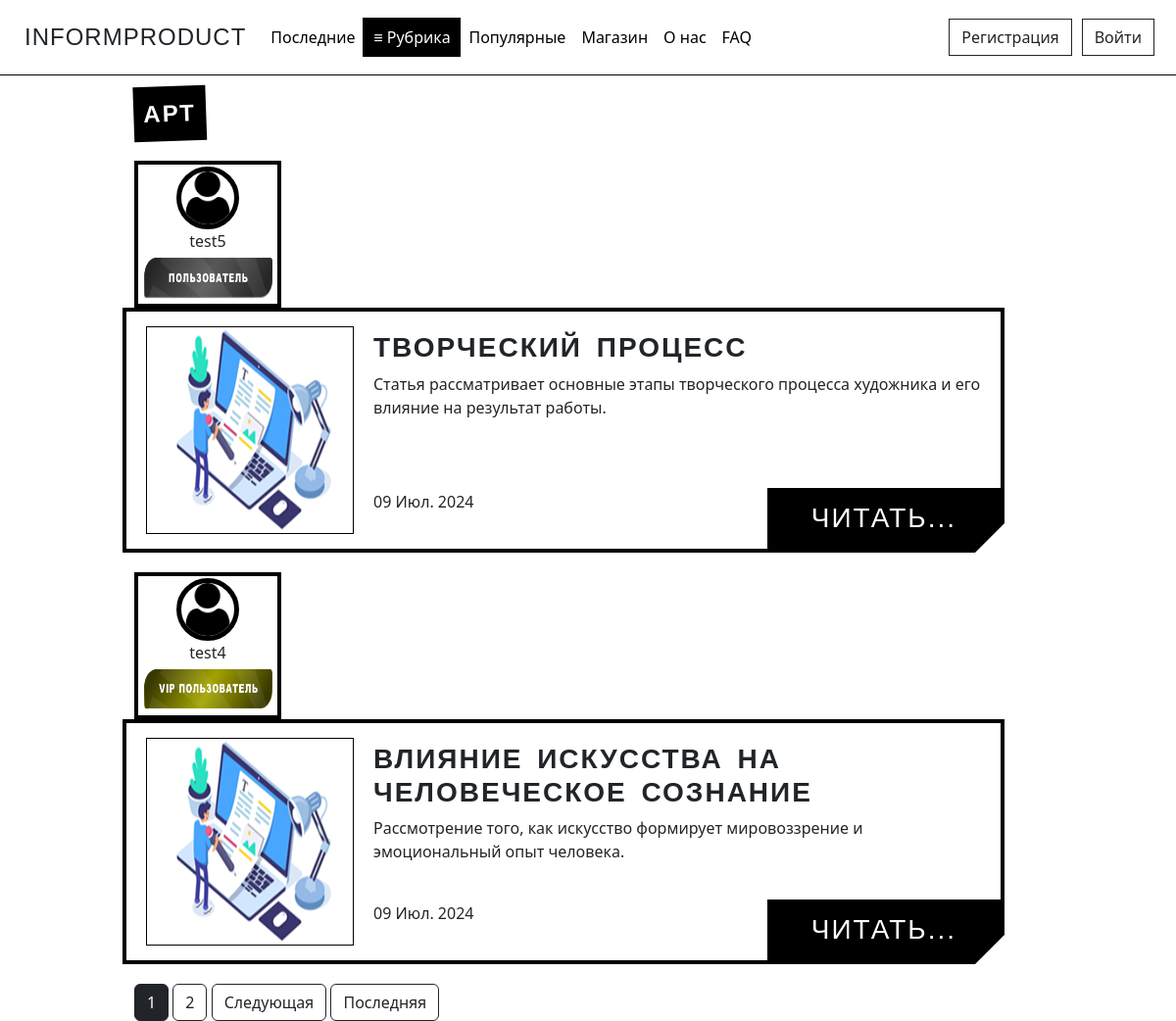
The page /categories/ART on the database its author committed.
### journal/models.py (models this page shows, shortened)
class Article(models.Model):
    CATEGORY_CHOICES = [
        ('Analytics', 'Аналитика'),
        ('ART', 'АРТ'),
        ('Music', 'Музыка'),
        ('Science', 'Наука'),
        ('Varial', 'Разное'),
    ]
    title = models.CharField('Название', max_length=100)
    description = models.TextField('Описание')
    text = models.TextField('Основной текст')
    category = models.CharField(max_length=50, verbose_name='Рубрика', choices=CATEGORY_CHOICES, default='Разное')
    author = models.ForeignKey(User, verbose_name='Автор', on_delete=models.CASCADE)
    publication = models.BooleanField('Статус публикации', default=False)
    date = models.DateTimeField('Дата', default=timezone.now)
    likes = models.IntegerField('Количество лайков', default=0)
    img = models.ImageField('Превью', default='default_preview.png', upload_to='preview_images')
    class Meta:
        verbose_name = 'Статью'
        verbose_name_plural = 'Статьи'

### users/models.py (models this page shows, shortened)
class Profile(models.Model):
    STATUS_CHOICES = {
        ('User', 'Пользователь'),
        ('User VIP', 'VIP пользователь'),
        ('Admin', 'Администратор'),
    }
    user = models.OneToOneField(User, verbose_name='Имя пользователя', on_delete=models.CASCADE)
    img = models.ImageField('Фото пользователя', default='default_user.png', upload_to='user_images')
    status = models.CharField(max_length=20, verbose_name='Статус пользователя', choices=STATUS_CHOICES, default='User')
    vip_status_expiry = models.DateTimeField(verbose_name='Окончание VIP статуса', null=True, blank=True)
    class Meta:
        verbose_name = 'Профаил'
        verbose_name_plural = 'Профайлы'

### journal/views.py (the view)
# urls.py: path('categories/<str:category>', views.CategoriesDetailView.as_view(), name='categories_detail'),
class CategoriesDetailView(ListView):
    model = Article
    template_name = 'journal/categories_detail.html'
    context_object_name = 'articles'
    paginate_by = 2
    def get_context_data(self, **kwargs):
        ctx = super().get_context_data(**kwargs)
        category = self.kwargs['category']
        category_choices = dict(Article. CATEGORY_CHOICES)
        if category in category_choices:
            ctx['category_ru'] = category_choices[category]
            ctx['categorys_en'] = category
        return ctx
    def get_queryset(self):
        category = self.kwargs['category']
        return Article.objects.filter(category=category, publication=True).order_by('-date')

### journal/templates/journal/categories_detail.html (shortened to what this page needs)
{% extends 'journal/base.html' %}
{% block content %}
<div class="tilted-text font">{{ category_ru }}</div>
{% if articles %}
  {% for article in articles %}
    <div class="alert-light">
      <div class="row">
        <div class="col-md-2">
          <a href="{% url 'user_articles' article.author %}" class="no-underline">
            <div class="profile-container">
              <img src="{{ article.author.profile.img.url }}" alt="{{ article.author }}" class="user_images">
              <p>{{ article.author.username }}</p>
              {% if article.author.profile.status == 'User' %}
                <img src="/pictures/main_page/user_label.png" alt="Badge" height="50" width="139" class="badge-image">
              {% elif article.author.profile.status == 'Admin' %}
                <img src="/pictures/main_page/admin_label.png" alt="Badge" height="50" width="139" class="badge-image">
              {% else %}
                <img src="/pictures/main_page/user_vip_label.png" alt="Badge" height="50" width="139" class="badge-image">
              {% endif %}
            </div>
          </a>
        </div>
        <div class="col-md-9 frame">
          <div class="img-container">
            <img src="{{ article.img.url }}">
          </div>
          <div class="text-container">
            <h1 class="font"><strong>{{ article.title|striptags }}</strong></h1>
            <p><b></b>{{ article.description|striptags|truncatechars:210 }}</p>
            <a class="read-more font" href="{% url 'article_detail' article.id %}">Читать...</a>
            <p class="published-date">
              <span class="date">{{ article.date | date:"d M. Y" }}</span>
            </p>
          </div>
        </div>
      </div>
    </div>
  {% endfor %}
  <div>
    {% if is_paginated %}
      {% for num in page_obj.paginator.page_range %}
        {% if num == page_obj.number %}
          <button class="btn btn-dark">{{ num }}</button>
        {% elif num > page_obj.number|add:'-2' and num < page_obj.number|add:'2' %}
          <a href="?page={{ num }}" class="btn btn-outline-dark">{{ num }}</a>
        {% endif %}
      {% endfor %}
      {% if page_obj.has_next %}
        <a href="?page={{ page_obj.next_page_number }}" class="btn btn-outline-dark">Следующая</a>
        <a href="?page={{ page_obj.paginator.num_pages }}" class="btn btn-outline-dark">Последняя</a>
      {% endif %}
    {% endif %}
  </div>
{% else %}
  <p class="text-author">В этой рубрике пока нет статей. Загляните позже или посмотрите другие разделы сайта.</p>
{% endif %}
{% endblock %}

### journal/static/journal/main.css (style rules this page uses)
.user_images { width: 64px; height: 64px; border-radius: 50%; border: 5px solid #000; object-fit: cover; margin-right: 15px; }
body { background-repeat: no-repeat; background-size: cover; background-attachment: fixed; background-position: center; padding-top: 60px; }
.alert-light { background-color: rgba(255, 255, 255, 0.8); }
.profile-container { border: 4px solid #000; padding: 2px; width: 150px; text-align: center; }
.profile-container p { margin: 0; }
.user_images { display: block; margin: 0 auto; }
.no-underline { text-decoration: none; color: inherit; }
.read-more { position: absolute; bottom: 0; right: 0; background-color: black; color: white; padding: 10px 45px; text-decoration: none; font-size: 18px; }
.frame { display: flex; align-items: center; padding: 20px; border: 4px solid black; position: relative; width: 900px; height: 250px; background-color: white; box-sizing: border-box; clip-path: polygon(0 0, 100% 0, 100% calc(100% - 30px), calc(100% - 30px) 100%, 0 100%); margin-bottom: 20px; }
.img-container { margin-right: 20px; border: 1px solid black; }
.text-container { display: flex; flex-direction: column; justify-content: space-between; height: 100%; }
.font { font-family: 'Impact', sans-serif; letter-spacing: 2px; word-spacing: 5px; font-size: 28px; text-transform: uppercase; }
.text-container p.published-date { margin-top: auto; height: 12%; }
.tilted-text { display: inline-block; background-color: black; color: white; font-weight: bold; font-size: 24px; padding: 10px; transform: rotate(-2deg) translateY(-20px); user-select: none; }
.badge-image { display: block; }

### rows shown on the page
Article: author.profile.img (placeholder picture), author.username "test5", img (placeholder picture), title "ТВОРЧЕСКИЙ ПРОЦЕСС", description "Статья рассматривает основные этапы творческого процесса художника и его влияние на результат работы.", date "09 Июл. 2024"
Article: author.profile.img (placeholder picture), author.username "test4", img (placeholder picture), title "ВЛИЯНИЕ ИСКУССТВА НА ЧЕЛОВЕЧЕСКОЕ СОЗНАНИЕ", description "Рассмотрение того, как искусство формирует мировоззрение и эмоциональный опыт человека.", date "09 Июл. 2024"

### other values the page prints
{{ category_ru }} "АРТ"
{{ num }} "1"
{{ num }} "2"
